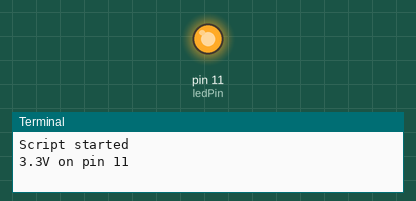
The program below on a simulated Raspberry Pi (header pin numbers). On the bench: output pins drawn as LEDs (lit = HIGH), the last lines printed to the terminal.

Above: at 1.5 s.
At 4.5 s:
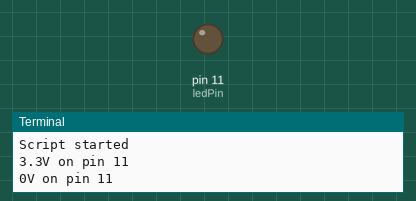
Timing chart, 0 to 7.8 s (numbered marks = the images above):
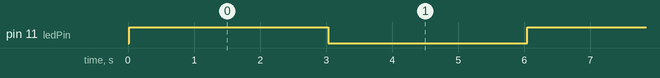

Measured:
- by itself, pin 11 (ledPin): alternates HIGH for 3.0 s and LOW for 3.0 s

The program:

test03.py
```python
# SUMMARY: blink with LED
# SETUP: connect LED with 50ohms to pin 09(ground) and pin 11 (GPIO17)

import RPi.GPIO as GPIO
import time
import os

#PIN DEFINITIONS
ledPin = 11 # (GPIO17 - Pin 11)

#PIN SETUP
print("Script started")

GPIO.setmode(GPIO.BOARD)
GPIO.setup(ledPin, GPIO.OUT)

#MAIN LOOP

def Blink(iterations, blinkTime):
    for i in range(0, iterations):
        os.system('clear')
        GPIO.output(ledPin, True)
        print("3.3V on pin "+str(ledPin))
        time.sleep(blinkTime)
        os.system('clear')
        GPIO.output(ledPin, False)
        print("0V on pin "+str(ledPin))
        time.sleep(blinkTime)

try:
	while True:
		Blink(50, 3)

except KeyboardInterrupt:
	pass

# GPIO CLEANUP
GPIO.cleanup()

os.system('clear')
print("\n")
print("GPIO closed")
```
